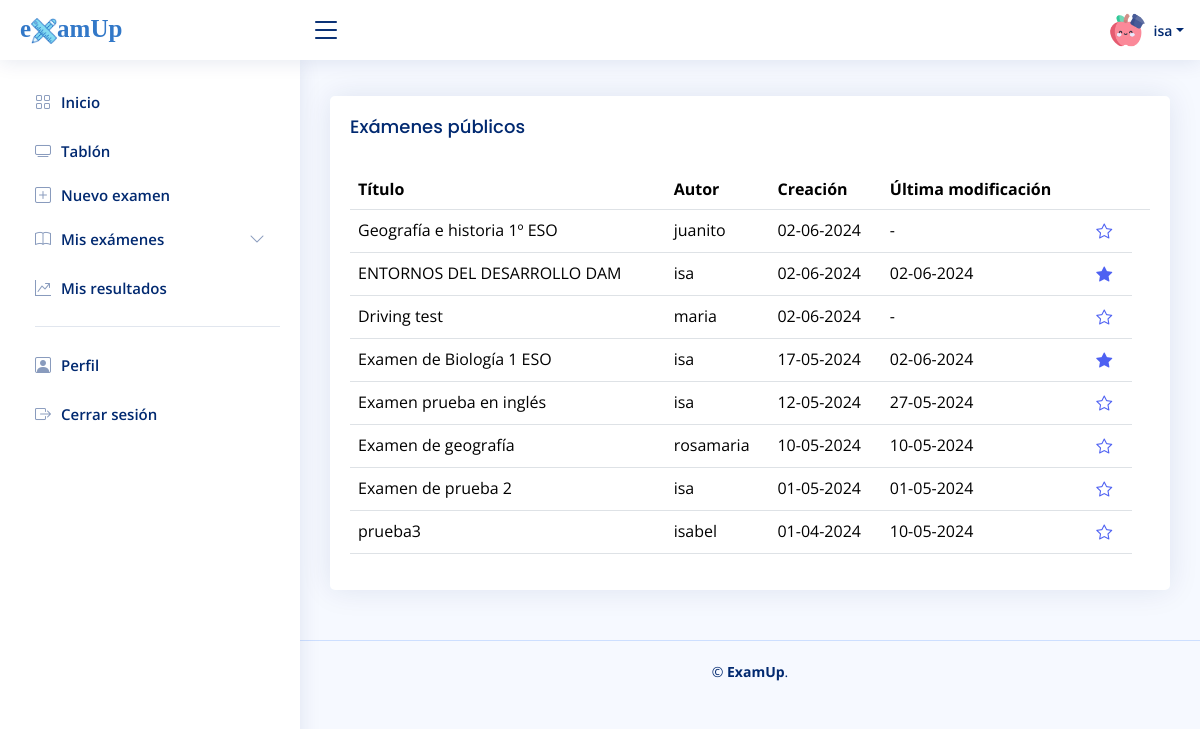
Page /app/main.php?exams=public (signed in) on the committed database.
### tables this page shows
CREATE TABLE `translations` (
  `id_translation` int(255) NOT NULL,
  `component_name` varchar(255) NOT NULL,
  `es_ES` text NOT NULL,
  `en_EN` text NOT NULL
);

CREATE TABLE `exams` (
  `id_exam` int(255) NOT NULL,
  `gid_exam` varchar(255) NOT NULL,
  `gid_user` varchar(255) NOT NULL,
  `title` text NOT NULL,
  `date_created` date NOT NULL,
  `date_updated` date NOT NULL,
  `status` varchar(255) NOT NULL
);

CREATE TABLE `users` (
  `id_user` int(255) NOT NULL,
  `gid_user` varchar(255) NOT NULL,
  `user_name` varchar(255) NOT NULL,
  `email` varchar(255) NOT NULL,
  `password` varchar(255) NOT NULL,
  `rol_key` int(255) NOT NULL,
  `lang_key` int(255) NOT NULL
);

### app/main.php (the view, shortened to what this page needs)
<?php
    include "../conection/config.php";
    $consultaTrans = "SELECT * FROM translations";
    $resultadoTrans = $conection->query($consultaTrans);
?>
<!DOCTYPE html>
<html lang="en">
<head>
  <link href="assets/vendor/bootstrap/css/bootstrap.min.css" rel="stylesheet">
  <link href="assets/vendor/bootstrap-icons/bootstrap-icons.css" rel="stylesheet">
  <link href="assets/vendor/boxicons/css/boxicons.min.css" rel="stylesheet">
  <link href="assets/vendor/quill/quill.snow.css" rel="stylesheet">
  <link href="assets/vendor/quill/quill.bubble.css" rel="stylesheet">
  <link href="assets/vendor/remixicon/remixicon.css" rel="stylesheet">
  <link href="assets/vendor/simple-datatables/style.css" rel="stylesheet">
  <link href="assets/css/style.css" rel="stylesheet">
    <link rel="stylesheet" href="//code.jquery.com/ui/1.12.1/themes/base/jquery-ui.css">
</head>
<body>
  <header id="header" class="header fixed-top d-flex align-items-center">
    <div class="d-flex align-items-center justify-content-between">
      <a href="main.php" class="logo d-flex align-items-center">
        <span style="font-family:matisan; font-size:25px; color:#3278c8">e<img src="assets/img/logotipo2.png" style="width:20; height:20;margin:0px">amUp</span>
      </a>
      <i class="bi bi-list toggle-sidebar-btn"></i>
    </div>
    <nav class="header-nav ms-auto">
      <ul class="d-flex align-items-center">
        <li class="nav-item dropdown pe-3">
          <a class="nav-link nav-profile d-flex align-items-center pe-0" href="#" data-bs-toggle="dropdown">
            <img src="assets/img/profile2.png" alt="Profile" class="rounded-circle">
            <span class="d-none d-md-block dropdown-toggle ps-2"><?php echo ($_SESSION['username']) ?></span>
          </a>
        </li>
      </ul>
    </nav>
  </header>
  <aside id="sidebar" class="sidebar">
    <ul class="sidebar-nav" id="sidebar-nav">
      <li class="nav-item">
        <a class="nav-link collapsed" href="main.php">
          <i class="bi bi-grid"></i>
          <span id="sidebarHome">
              <?php foreach ($resultadoTrans as $traduccion) {
                    if ($traduccion['component_name'] === 'sidebarHome') {$contenido = $traduccion[$_SESSION['language']]; echo $contenido; break;}
                } ?>
            </span>
        </a>
      </li>
      <li class="nav-item">
        <a class="nav-link collapsed" href="main.php?exams=public">
          <i class="bi bi-tv"></i><span id="sidebarBoard"><?php foreach ($resultadoTrans as $traduccion) {
                    if ($traduccion['component_name'] === 'sidebarBoard') {$contenido = $traduccion[$_SESSION['language']]; echo $contenido; break;}
                    } ?></span>
        </a>
        <a class="nav-link collapsed" id="sidebarNew" href="main.php?exams=create">
          <i class="bi bi-plus-square"></i>
            <span>
                <?php foreach ($resultadoTrans as $traduccion) {
                    if ($traduccion['component_name'] === 'sidebarNew') {$contenido = $traduccion[$_SESSION['language']]; echo $contenido; break;}
                    } ?>
            </span>
        </a>
        <a class="nav-link collapsed" id="sidebarMyexams" data-bs-target="#components-nav" data-bs-toggle="collapse" href="#">
          <i class="bi bi-book"></i><span>
            <?php foreach ($resultadoTrans as $traduccion) {
                    if ($traduccion['component_name'] === 'sidebarMyexams') {$contenido = $traduccion[$_SESSION['language']]; echo $contenido; break;}
                    } ?>
            </span>
            <i class="bi bi-chevron-down ms-auto"></i>
        </a>
      </li>
      <li class="nav-item">
         <a class="nav-link collapsed" href="main.php?charts=table">
          <i class="bi bi-graph-up-arrow"></i>
             <span id="sidebarMyresults">
                 <?php foreach ($resultadoTrans as $traduccion) {
                    if ($traduccion['component_name'] === 'sidebarMyresults') {$contenido = $traduccion[$_SESSION['language']]; echo $contenido; break;}
                    } ?>
             </span>
        </a>
      </li>
      <li class="nav-heading"><hr></li>
      <li class="nav-item">
        <a class="nav-link collapsed" href="main.php?profile">
          <i class="bi bi-person-square"></i>
          <span id="sidebarProfile">
              <?php foreach ($resultadoTrans as $traduccion) {
                    if ($traduccion['component_name'] === 'sidebarProfile') {$contenido = $traduccion[$_SESSION['language']]; echo $contenido; break;}
                    } ?>
            </span>
        </a>
      </li>
      <li class="nav-item">
        <a class="nav-link collapsed" href="logout/logout.php">
          <i class="bi bi-box-arrow-right"></i>
          <span id="sidebarLogout">
              <?php foreach ($resultadoTrans as $traduccion) {
                    if ($traduccion['component_name'] === 'sidebarLogout') {$contenido = $traduccion[$_SESSION['language']]; echo $contenido; break;}
                    } ?>
            </span>
        </a>
      </li>
    </ul>
  </aside>
  <main id="main" class="main">
    <section class="section dashboard">
      <div class="row">
        <?php
            if (isset($_GET['exams'])) {
                $exams = $_GET['exams'];
                switch ($exams) {
                    case 'public':
                        include 'exams/public_exams.php';
                        break;
                }
            }
        ?>
      </div>
    </section>
  </main>
<?php
    if(!empty($_GET)) {
      echo '<footer id="footer" class="footer">
        <div class="copyright">
          &copy; <strong><span>ExamUp</span></strong>.
        </div>
      </footer> ';
    }
?>
</body>
</html>

### app/exams/public_exams.php (shortened to what this page needs)
<div class="col-lg-12">
  <div class="card">
    <div class="card-body">
      <h5 id="tablePublics" class="card-title">
        <?php foreach ($resultadoTrans as $traduccion) {
        if ($traduccion['component_name'] === 'tablePublics') {$contenido = $traduccion[$_SESSION['language']]; echo $contenido; break;}
        } ?>
        </h5>
      <table class="table table-hover">
        <thead>
          <tr>
            <th id="tableTitle"><?php foreach ($resultadoTrans as $traduccion) {
        if ($traduccion['component_name'] === 'tableTitle') {$contenido = $traduccion[$_SESSION['language']]; echo $contenido; break;}
        } ?></th>
            <th id="tableAutor"><?php foreach ($resultadoTrans as $traduccion) {
        if ($traduccion['component_name'] === 'tableAutor') {$contenido = $traduccion[$_SESSION['language']]; echo $contenido; break;}
        } ?></th>
            <th id="tableDateCreated" data-type="date" data-format="DD/MM/YYYY"><?php foreach ($resultadoTrans as $traduccion) {
        if ($traduccion['component_name'] === 'tableDateCreated') {$contenido = $traduccion[$_SESSION['language']]; echo $contenido; break;}
        } ?></th>
            <th id="tableDateUpdated" data-type="date" data-format="DD/MM/YYYY"><?php foreach ($resultadoTrans as $traduccion) {
        if ($traduccion['component_name'] === 'tableDateUpdated') {$contenido = $traduccion[$_SESSION['language']]; echo $contenido; break;}
        } ?></th>
            <th></th>
            <th></th>
          </tr>
        </thead>
        <tbody>
            <?php
                $consulta = "
                SELECT
                e.*,
                u.user_name AS autor,
                DATE_FORMAT(e.date_created, '%d-%m-%Y') AS date_created,
                DATE_FORMAT(e.date_updated, '%d-%m-%Y') AS date_updated
                FROM exams e
                LEFT JOIN users u ON e.gid_user = u.gid_user
                WHERE e.status = 'bi bi-people-fill'
                ORDER BY e.date_created DESC;
                ";
                $resultado = $conection->query($consulta);
                while($fila=$resultado->fetch_assoc()){
                    $title = $fila['title'];
                    $author = $fila['autor'];
                    $created = $fila['date_created'];
                    $updated = $fila['date_updated'];
                    $updated = ($updated == "00-00-0000") ? "-" : $updated;
                    echo
                        '<tr>
                        <td><a class="nav-link" href="?exams=do&gid_exam='.$fila['gid_exam'].'">' . (strlen($title) > 60 ? substr($title, 0, 80) . "..." : $title) . '</a></td>
                        <td>'.$author.'</td>
                        <td>'.$created.'</td>
                        <td>'.$updated.'</td>
                        <td>';
                        $consulta2 = "SELECT * FROM favorites WHERE gid_user = '".$_SESSION['giduser']."' AND gid_exam = '".$fila['gid_exam']."' ";
                        $resultado2 = $conection->query($consulta2);
                        if($resultado2->num_rows > 0){
                            echo '
                            <button class="favorito" type="button" data-id="'.$fila['gid_exam'].'" data-value="1" style="background:none; border-radius:20px; border:none; display: block; color:#4e61f2;">
                                <i class="bi bi-star-fill"></i>
                            </button>';
                        } else {
                            echo '
                            <button class="favorito" type="button" data-id="'.$fila['gid_exam'].'" data-value="0" style="background:none; border-radius:20px; border:none; display: block; color:#4e61f2;">
                               <i class="bi bi-star"></i>
                            </button>';
                        }
                        echo '
                        </td>
                        </tr>';
                }
            ?>
        </tbody>
      </table>
    </div>
  </div>
</div>

### app/assets/css/style.css (style rules this page uses)
:root { scroll-behavior: smooth; }
body { font-family: "Open Sans", sans-serif; background: #f6f9ff; color: #444444; }
a { color: #4154f1; text-decoration: none; }
h1, h2, h3, h4, h5, h6 { font-family: "Nunito", sans-serif; }
#main { margin-top: 60px; padding: 20px 30px; transition: all 0.3s; }
.card { margin-bottom: 30px; border: none; border-radius: 5px; box-shadow: 0px 0 30px rgba(1, 41, 112, 0.1); }
.card-title { padding: 20px 0 15px 0; font-size: 18px; font-weight: 500; color: #012970; font-family: "Poppins", sans-serif; }
.card-body { padding: 0 20px 20px 20px; }
.logo { line-height: 1; }
@media (min-width: 1200px) { .logo { width: 280px; } }
.logo img { max-height: 26px; margin-right: 6px; }
.logo span { font-size: 26px; font-weight: 700; color: #012970; font-family: "Nunito", sans-serif; }
.header { transition: all 0.5s; z-index: 997; height: 60px; box-shadow: 0px 2px 20px rgba(1, 41, 112, 0.1); background-color: #fff; padding-left: 20px; }
.header .toggle-sidebar-btn { font-size: 32px; padding-left: 10px; cursor: pointer; color: #012970; }
.header-nav ul { list-style: none; }
.header-nav>ul { margin: 0; padding: 0; }
.header-nav .nav-profile { color: #012970; }
.header-nav .nav-profile img { max-height: 36px; }
.header-nav .nav-profile span { font-size: 14px; font-weight: 600; }
.sidebar { position: fixed; top: 60px; left: 0; bottom: 0; width: 300px; z-index: 996; transition: all 0.3s; padding: 20px; overflow-y: auto; scrollbar-width: thin; scrollbar-color: #aab7cf transparent; box-shadow: 0px 0px 20px rgba(1, 41, 112, 0.1); background-color: #fff; }
@media (min-width: 1200px) { #main, #footer { margin-left: 300px; } }
.sidebar-nav { padding: 0; margin: 0; list-style: none; }
.sidebar-nav li { padding: 0; margin: 0; list-style: none; }
.sidebar-nav .nav-item { margin-bottom: 5px; }
.sidebar-nav .nav-heading { font-size: 11px; text-transform: uppercase; color: #899bbd; font-weight: 600; margin: 10px 0 5px 15px; }
.sidebar-nav .nav-link { display: flex; align-items: center; font-size: 15px; font-weight: 600; color: #4154f1; transition: 0.3; background: #f6f9ff; padding: 10px 15px; border-radius: 4px; }
.sidebar-nav .nav-link i { font-size: 16px; margin-right: 10px; color: #4154f1; }
.sidebar-nav .nav-link.collapsed { color: #012970; background: #fff; }
.sidebar-nav .nav-link.collapsed i { color: #899bbd; }
.sidebar-nav .nav-link .bi-chevron-down { margin-right: 0; transition: transform 0.2s ease-in-out; }
.footer { padding: 20px 0; font-size: 14px; transition: all 0.3s; border-top: 1px solid #cddfff; }
.footer .copyright { text-align: center; color: #012970; }

### rows in the picture
translations: es_ES "Inicio"
translations: es_ES "Tablón"
translations: es_ES "Nuevo examen"
translations: es_ES "Mis exámenes"
translations: es_ES "Mis resultados"
translations: es_ES "Perfil"
translations: es_ES "Cerrar sesión"
translations: es_ES "Exámenes públicos"
translations: es_ES "Título"
translations: es_ES "Autor"
translations: es_ES "Creación"
translations: es_ES "Última modificación"
exams: title "Geografía e historia 1º ESO", users.user_name "juanito", created "02-06-2024", updated "-"
exams: title "ENTORNOS DEL DESARROLLO DAM", users.user_name "isa", created "02-06-2024", updated "02-06-2024"
exams: title "Driving test", users.user_name "maria", created "02-06-2024", updated "-"
exams: title "Examen de Biología 1 ESO", users.user_name "isa", created "17-05-2024", updated "02-06-2024"
exams: title "Examen prueba en inglés", users.user_name "isa", created "12-05-2024", updated "27-05-2024"
exams: title "Examen de geografía", users.user_name "rosamaria", created "10-05-2024", updated "10-05-2024"
exams: title "Examen de prueba 2", users.user_name "isa", created "01-05-2024", updated "01-05-2024"
exams: title "prueba3", users.user_name "isabel", created "01-04-2024", updated "10-05-2024"

### other values in the picture
$_SESSION['username'] "isa"
